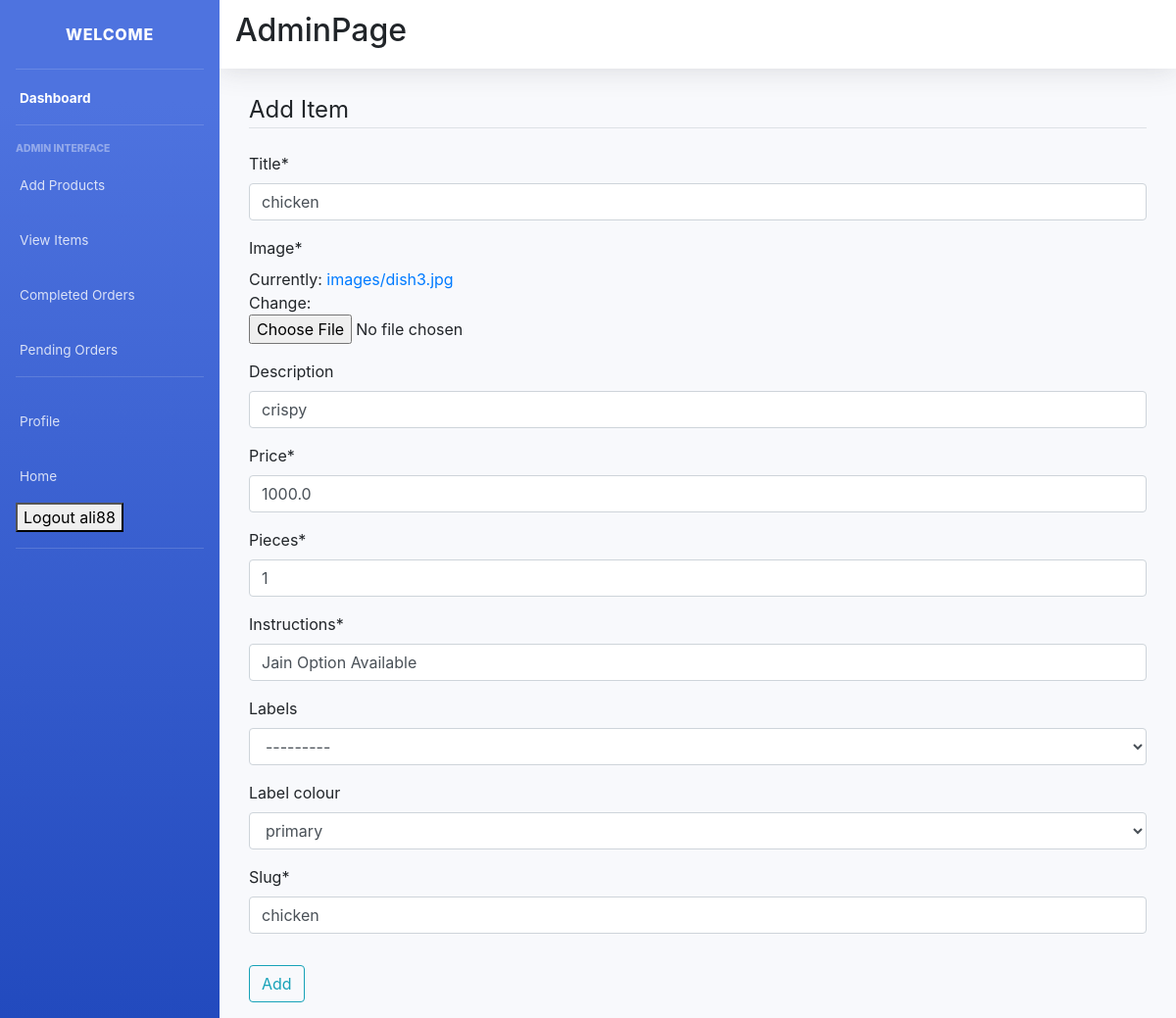
Page /item-update/chicken/ (signed in) on the committed database.
### main/models.py (models this page shows, shortened)
class Item(models.Model):
    LABELS = (
        ('BestSeller', 'BestSeller'),
        ('New', 'New'),
        ('Spicy🔥', 'Spicy🔥'),
    )
    LABEL_COLOUR = (
        ('danger', 'danger'),
        ('success', 'success'),
        ('primary', 'primary'),
        ('info', 'info')
    )
    title = models.CharField(max_length=150)
    description = models.CharField(max_length=250,blank=True)
    price = models.FloatField()
    pieces = models.IntegerField(default=6)
    instructions = models.CharField(max_length=250,default="Jain Option Available")
    image = models.ImageField(default='default.png', upload_to='images/')
    labels = models.CharField(max_length=25, choices=LABELS, blank=True)
    label_colour = models.CharField(max_length=15, choices=LABEL_COLOUR, blank=True)
    slug = models.SlugField(default="sushi_name")
    created_by = models.ForeignKey(User, on_delete=models.CASCADE)

### main/views.py (the view, shortened to what this page needs)
# urls.py: path('item-update/<slug>/', ItemUpdateView.as_view(), name='item-update'),
class ItemUpdateView(LoginRequiredMixin, UserPassesTestMixin, UpdateView):
    model = Item
    fields = ['title', 'image', 'description', 'price', 'pieces', 'instructions', 'labels', 'label_colour', 'slug']
    def test_func(self):
        item = self.get_object()
        if self.request.user == item.created_by:
            return True
        return False

### main/templates/main/item_form.html (shortened to what this page needs)
{% extends "main/layout2.html" %}
{% load crispy_forms_tags %}
{% block content %}
<div class="form">
    <div class="container">
        <div class="row">
            <div class="col-sm-12">
                <form method="POST" enctype="multipart/form-data">
                    <fieldset class="form-group">
                        <legend class="border-bottom mb-4">Add Item</legend>
                        {{ form|crispy }}
                    </fieldset>
                    <div class="form-group">
                        <button class="btn btn-outline-info" type="submit">Add</button>
                    </div>
                </form>
            </div>
        </div>
    </div>
</div>
{% endblock content %}

### main/templates/main/layout2.html (shortened to what this page needs)
{% load static %}
<!DOCTYPE html>
<html lang="en">
<head>
  <link href="css/sb-admin-2.min.css" rel="stylesheet">
  <link rel="stylesheet" type="text/css" href="{% static 'main/sb-admin-2.min.css' %}">
  <link rel="stylesheet" href="https://maxcdn.bootstrapcdn.com/bootstrap/4.0.0/css/bootstrap.min.css">
</head>
<body id="page-top">
    <div id="wrapper">
        <ul class="navbar-nav bg-gradient-primary sidebar sidebar-dark accordion" id="accordionSidebar">
            <a class="sidebar-brand d-flex align-items-center justify-content-center" href="{% url 'main:admin_dashboard' %}">
                <div class="sidebar-brand-text mx-3">Welcome</div>
            </a>
            <hr class="sidebar-divider my-0">
            <li class="nav-item active">
                <a class="nav-link" href="{% url 'main:admin_dashboard' %}">
                <span>Dashboard</span></a>
            </li>
            <hr class="sidebar-divider">
            <div class="sidebar-heading">
                Admin Interface
            </div>
            <li class="nav-item">
                <a class="nav-link" href="{% url 'main:item-create' %}">
                  <span>Add Products</span>
                </a>
            </li>
            <li class="nav-item">
                <a class="nav-link" href="{% url 'main:item_list' %}">
                  <span>View Items</span>
                </a>
            </li>
            <li class="nav-item">
                <a class="nav-link" href="{% url 'main:admin_view' %}">
                <span>Completed Orders</span>
                </a>
            </li>
            <li class="nav-item">
                <a class="nav-link" href="{% url 'main:pending_orders' %}">
                <span>Pending Orders</span>
                </a>
            </li>
            <hr class="sidebar-divider">
            <li class="nav-item">
                <a class="nav-link">
                <span>Profile</span></a>
            </li>
            <li class="nav-item">
                <a class="nav-link" href="{% url 'main:home' %}">
                <span>Home</span></a>
            </li>
            <li class="nav-item ml-3 mb-3">
                <form class="logout-link" action="{% url 'accounts:logout' %}" method="post">
                    <button type="submit" class="mr-2">Logout {{request.user}}</button>
                </form>
            </li>
            <hr class="sidebar-divider d-none d-md-block">
        </ul>
        <div id="content-wrapper" class="d-flex flex-column">
            <div id="content">
                <nav class="navbar navbar-expand navbar-dark bg-white topbar mb-4 static-top shadow">
                <h2 class="text-center">AdminPage</h3>
                </nav>
                <div class="container-fluid">
                    {% block content %}{% endblock %}
                </div>
            </div>
        </div>
    </div>
</body>
</html>

### rows in the picture
Item: title "chicken", description "crispy", price "1000.0", pieces "1", instructions "Jain Option Available", labels "---------", label_colour "primary", slug "chicken"

### other values in the picture
{{ request.user }} "ali88"
